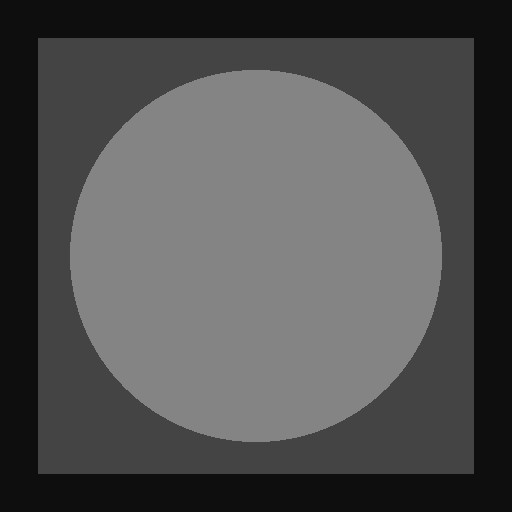
#> input picture exercise9/img.jpeg, 512 x 512 px
$ python main.py
#> lines starting #> are read from the running program, lines starting #| are printed output that depends on the picture
import os
import random
import numpy as np
import cv2
from matplotlib import pyplot as plt
from scipy.stats import gaussian_kde


current_dir = os.path.dirname(os.path.realpath(__file__))


def sp_noise(image, prob):
    """
    Add salt and pepper noise to image
    prob: Probability of the noise
    """
    output = np.zeros(image.shape, np.uint8)
    thres = 1 - prob
    for i in range(image.shape[0]):
        for j in range(image.shape[1]):
            rdn = random.random()
            if rdn < prob:
                output[i][j] = 0
            elif rdn > thres:
                output[i][j] = 255
            else:
                output[i][j] = image[i][j]
    return output


def main():
    # Load the image
    img = cv2.imread(current_dir + "/img.jpeg", cv2.IMREAD_GRAYSCALE)
#> img is the input picture: shape (512, 512); min 7, max 143, mean 79.7

    plt.figure("Original Image", figsize=(6, 6))
    plt.subplot(211)
    plt.title("Original Image")
    plt.imshow(img, "gray", vmin=0, vmax=255)
    plt.subplot(212)
    hist_full = cv2.calcHist([img], [0], None, [256], [0, 256])
#> hist_full = 256 values, max 104212 at index 132, min 0 at index 0, mean 1024
    plt.plot(hist_full)

    mean = 0
    var = 0.01
    sigma = np.sqrt(var)
    gaussian_noise = np.random.normal(loc=mean, scale=sigma, size=img.shape) * 60

    gaussian_img = np.uint8(img + gaussian_noise)
    plt.figure("Gaussian Noised Image", figsize=(6, 6))
    plt.subplot(211)
    plt.title("Gaussian Noised Image")
    plt.imshow(gaussian_img, "gray", vmin=0, vmax=255)
    plt.subplot(212)
    hist_full = cv2.calcHist([gaussian_img], [0], None, [256], [0, 256])
#> hist_full = 256 values, max 7177 at index 131, min 0 at index 39, mean 1024
    plt.plot(hist_full)

    image = img.astype(np.float64)
    noise_std = 0.2
    noise = np.random.rayleigh(noise_std, img.shape)

    rayleigh_img = cv2.addWeighted(image, 1, noise, 70, 0.0).astype(np.uint8)
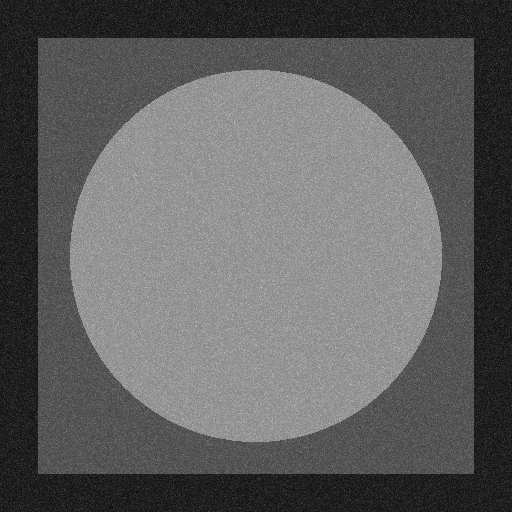
#> rayleigh_img: shape (512, 512); min 14, max 199, mean 96.7
    plt.figure("Rayleigh Noised Image", figsize=(6, 6))
    plt.subplot(211)
    plt.title("Rayleigh Noised Image")
    plt.imshow(rayleigh_img, "gray", vmin=0, vmax=255)
    plt.subplot(212)
    hist_full = cv2.calcHist([rayleigh_img], [0], None, [256], [0, 256])
#> hist_full = 256 values, max 4825 at index 146, min 0 at index 0, mean 1024
    plt.plot(hist_full)

    shape, scale = 0.5, 1
    gamma_noise = np.random.gamma(shape, scale, size=img.shape)

    gamma_img = cv2.addWeighted(image, 1, gamma_noise, 70, 0.0).astype(np.uint8)
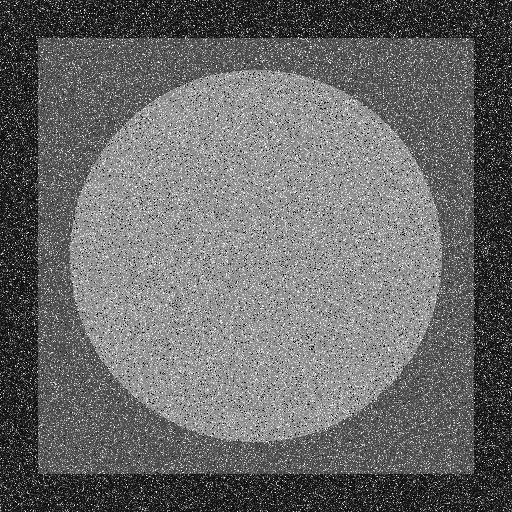
#> gamma_img: shape (512, 512); min 0, max 255, mean 105.6
    plt.figure("Gamma Noised Image", figsize=(6, 6))
    plt.subplot(211)
    plt.title("Gamma Noised Image")
    plt.imshow(gamma_img, "gray", vmin=0, vmax=255)
    plt.subplot(212)
    hist_full = cv2.calcHist([gamma_img], [0], None, [256], [0, 256])
#> hist_full = 256 values, max 14273 at index 132, min 111 at index 10, mean 1024
    plt.plot(hist_full)

    exponential_noise = np.random.exponential(5, size=img.shape)

    exponential_img = cv2.addWeighted(image, 1, exponential_noise, 5, 0.0).astype(
        np.uint8
    )
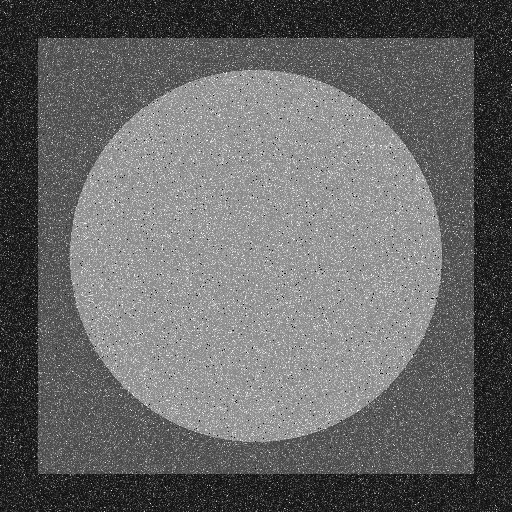
#> exponential_img: shape (512, 512); min 0, max 255, mean 103.4
    plt.figure("Exponential Noised Image", figsize=(6, 6))
    plt.subplot(211)
    plt.title("Exponential Noised Image")
    plt.imshow(exponential_img, "gray", vmin=0, vmax=255)
    plt.subplot(212)
    hist_full = cv2.calcHist([exponential_img], [0], None, [256], [0, 256])
#> hist_full = 256 values, max 4521 at index 132, min 13 at index 11, mean 1024
    plt.plot(hist_full)

    lower_limit = -2
    upper_limit = 3

    uniform_noise = np.random.uniform(lower_limit, upper_limit, size=img.shape)
    uniform_img = cv2.addWeighted(image, 1, uniform_noise, 5, 0.0).astype(np.uint8)
    plt.figure("Uniform Noised Image", figsize=(6, 6))
    plt.subplot(211)
    plt.title("Uniform Noised Image")
    plt.imshow(uniform_img, "gray", vmin=0, vmax=255)
    plt.subplot(212)
    hist_full = cv2.calcHist([uniform_img], [0], None, [256], [0, 256])
#> hist_full = 256 values, max 4425 at index 138, min 0 at index 0, mean 1024
    plt.plot(hist_full)

    sp_noise_img = sp_noise(image, 0.05)
#> after the loop in sp_noise, `for i in range(image.shape[0]):`:
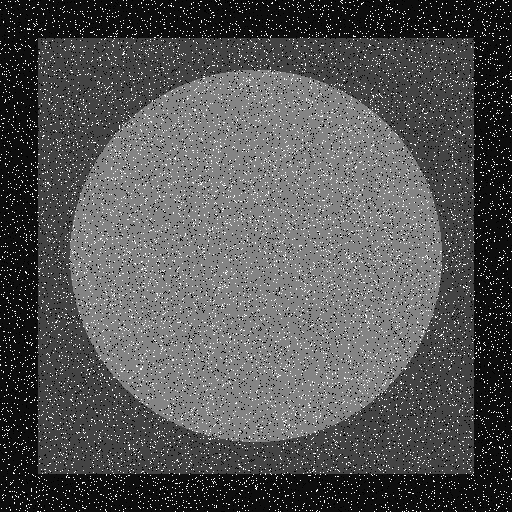
#> output: shape (512, 512); min 0, max 255, mean 84.5
    plt.figure("Salt And Pepper Noised Image", figsize=(6, 6))
    plt.subplot(211)
    plt.title("Salt And Pepper Noised Image")
    plt.imshow(sp_noise_img, "gray", vmin=0, vmax=255)
    plt.subplot(212)
    hist_full = cv2.calcHist([sp_noise_img], [0], None, [256], [0, 256])
#> hist_full = 256 values, max 93809 at index 132, min 0 at index 1, mean 1024
    plt.plot(hist_full)

    plt.show()
#> figure, not shown here; panel 2: curve peaks at x = 132, y = 104212
#> figure, not shown here; panel 2: curve peaks at x = 131, y = 7177
#> figure, not shown here; panel 2: curve peaks at x = 146, y = 4825
#> figure, not shown here; panel 2: curve peaks at x = 132, y = 14273
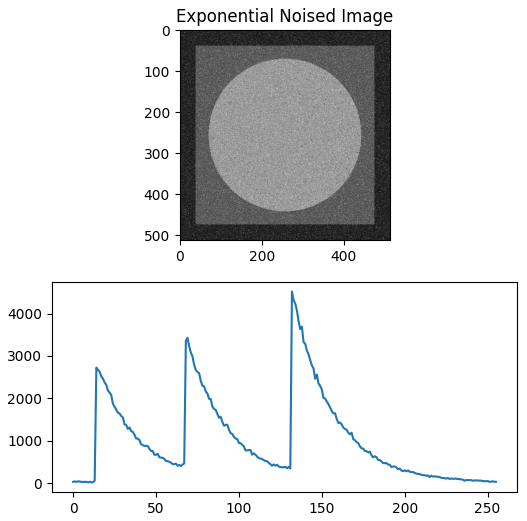
#> figure drawn by matplotlib, 2 panels; panel 2: curve peaks at x = 132, y = 4521
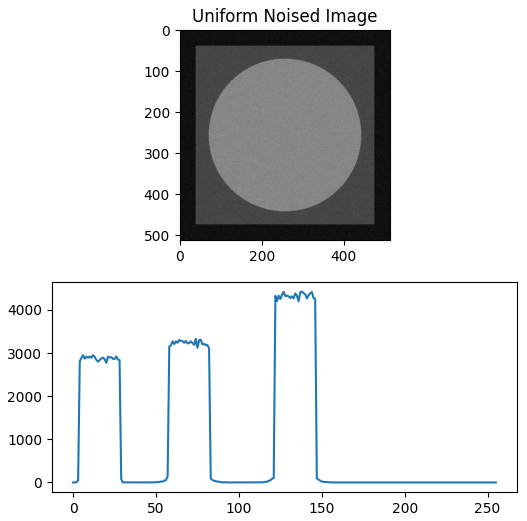
#> figure drawn by matplotlib, 2 panels; panel 2: curve peaks at x = 138, y = 4425
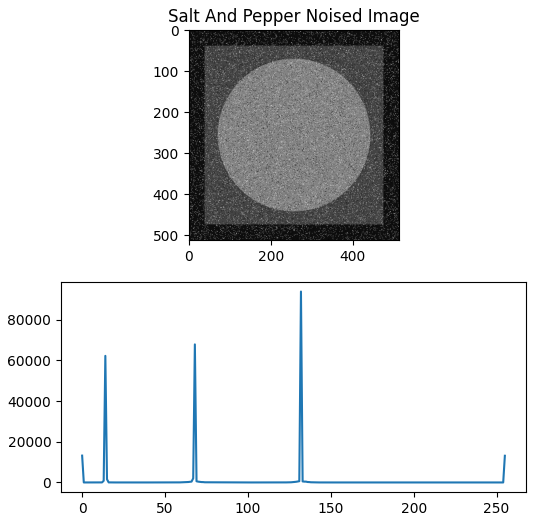
#> figure drawn by matplotlib, 2 panels; panel 2: curve peaks at x = 132, y = 93809


if __name__ == "__main__":
    main()
